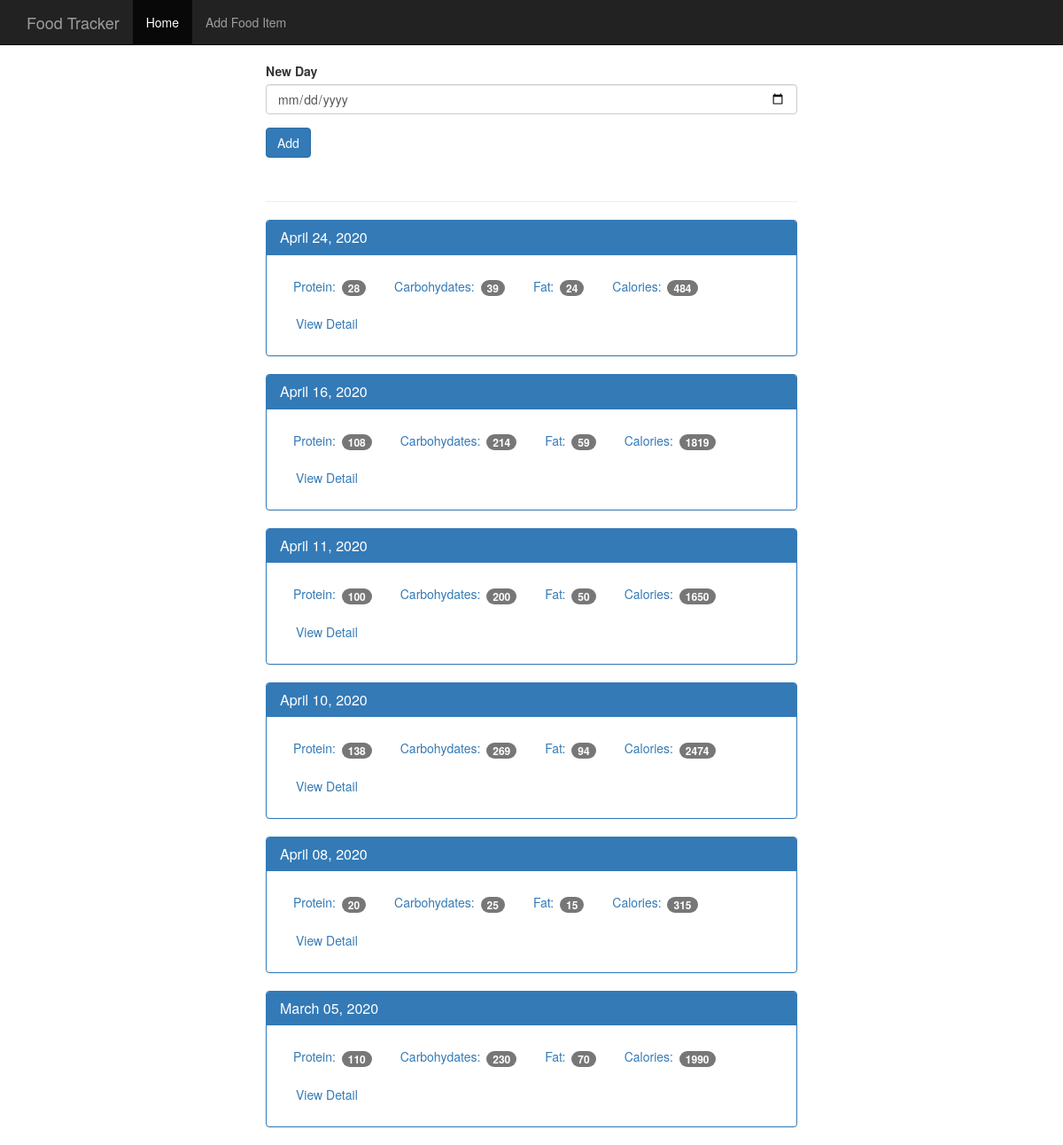
The page / on the database its author committed.
### tables this page shows
CREATE TABLE log_date (
    id integer primary key autoincrement,
    entry_date date not null
);

### app.py (the view)
@app.route('/', methods=['GET', 'POST'])
def index():
    db = get_db()
    if request.method == 'POST':
        date = request.form['date'] #assuming date is in format YYYY-MM-DD
        df = datetime.strptime(date, '%Y-%m-%d')
        database_date = df.strftime('%Y%m%d')
        db.execute('INSERT INTO log_date (entry_date) VALUES (?)', [database_date])
        db.commit()
    cur = db.execute('''SELECT log_date.entry_date,
	                        SUM(food.protein) protein,
	                        SUM(food.carbohydrates) carbohydrates,
	                        SUM(food.fat) fat,
                            SUM(food.calories) calories
                        FROM log_date
                        LEFT JOIN food_date
                        ON food_date.log_date_id = log_date.id
                        LEFT JOIN food
                        ON food.id = food_date.food_id
                        GROUP BY log_date.id
                        ORDER BY log_date.entry_date DESC''')
    results = cur.fetchall()
    date_results = []
    for r in results:
        single_date = {}
        single_date['entry_date'] = r['entry_date']
        single_date['protein'] = r['protein']
        single_date['carbohydrates'] = r['carbohydrates']
        single_date['fat'] = r['fat']
        single_date['calories'] = r['calories']
        d = datetime.strptime(str(r['entry_date']), '%Y%m%d')
        single_date['pretty_date'] = d.strftime('%B %d, %Y')
        date_results.append(single_date)
    return render_template('home.html', results=date_results)

### database.py (called while the page is built)
def connect_db():
    sql = sqlite3.connect('/Users/gsarchioni/Desktop/Data Science/Deployment/flask_udemy/food_tracking_app/food_log.db')
    sql.row_factory = sqlite3.Row
    return sql

def get_db():
    if not hasattr(g, 'sqlite_db'):
        g.sqlite_db = connect_db()
    return g.sqlite_db

### templates/home.html
{% extends "base.html" %}
{% block body %}
    <nav class="navbar navbar-inverse navbar-fixed-top">
      <div class="container">
        <div class="navbar-header">
          <a class="navbar-brand" href="{{ url_for('index') }}">Food Tracker</a>
        </div>
        <div id="navbar" class="navbar-collapse collapse">
          <ul class="nav navbar-nav">
            <li class="active"><a href="{{ url_for('index') }}">Home</a></li>
            <li><a href="{{ url_for('food') }}">Add Food Item</a></li>
          </ul>
        </div>
      </div>
    </nav>
    <div class="container theme-showcase col-sm-6 col-sm-offset-3" role="main">
      <div class="row">
        <div>
          <form method="POST" action="/">
            <div class="form-group">
              <label for="new-day">New Day</label>
              <input type="date" class="form-control" name="date" id="new-day">
            </div>
            <button type="submit" class="btn btn-primary">Add</button>
          </form>
          <div class="page-header"></div>
          {% for r in results %}
          <div class="panel panel-primary">
            <div class="panel-heading">
              <h3 class="panel-title">{{ r.pretty_date }}</h3>
            </div>
            <div class="panel-body">
              <ul class="nav nav-pills" role="tablist">
                <li><a>Protein: <span class="badge">{{ r.protein }}</span></a></li>
                <li><a>Carbohydates: <span class="badge">{{ r.carbohydrates }}</span></a></li>
                <li><a>Fat: <span class="badge">{{ r.fat }}</span></a></li>
                <li><a>Calories: <span class="badge">{{ r.calories }}</span></a></li>
                <li><a href="{{ url_for('view', date= r.entry_date) }}" type="button" class="btn btn-link">View Detail</a></li>
              </ul>
            </div>
          </div>
          {% endfor %}
        </div>
      </div>
    </div>
{% endblock %}

### templates/base.html (shortened to what this page needs)
<!DOCTYPE html>
<html lang="en">
  <head>
    <link href="{{ url_for('static', filename = 'bootstrap.min.css') }}" rel="stylesheet">
    <link href="{{ url_for('static', filename='theme.css') }}" rel="stylesheet">
  </head>
  <body>
    {% block body %}{% endblock %}
  </body>
</html>

### static/theme.css (style rules this page uses)
body { padding-top: 70px; padding-bottom: 30px; }

### rows shown on the page
log_date: pretty_date "April 24, 2020", protein "28", carbohydrates "39", fat "24", calories "484"
log_date: pretty_date "April 16, 2020", protein "108", carbohydrates "214", fat "59", calories "1819"
log_date: pretty_date "April 11, 2020", protein "100", carbohydrates "200", fat "50", calories "1650"
log_date: pretty_date "April 10, 2020", protein "138", carbohydrates "269", fat "94", calories "2474"
log_date: pretty_date "April 08, 2020", protein "20", carbohydrates "25", fat "15", calories "315"
log_date: pretty_date "March 05, 2020", protein "110", carbohydrates "230", fat "70", calories "1990"
